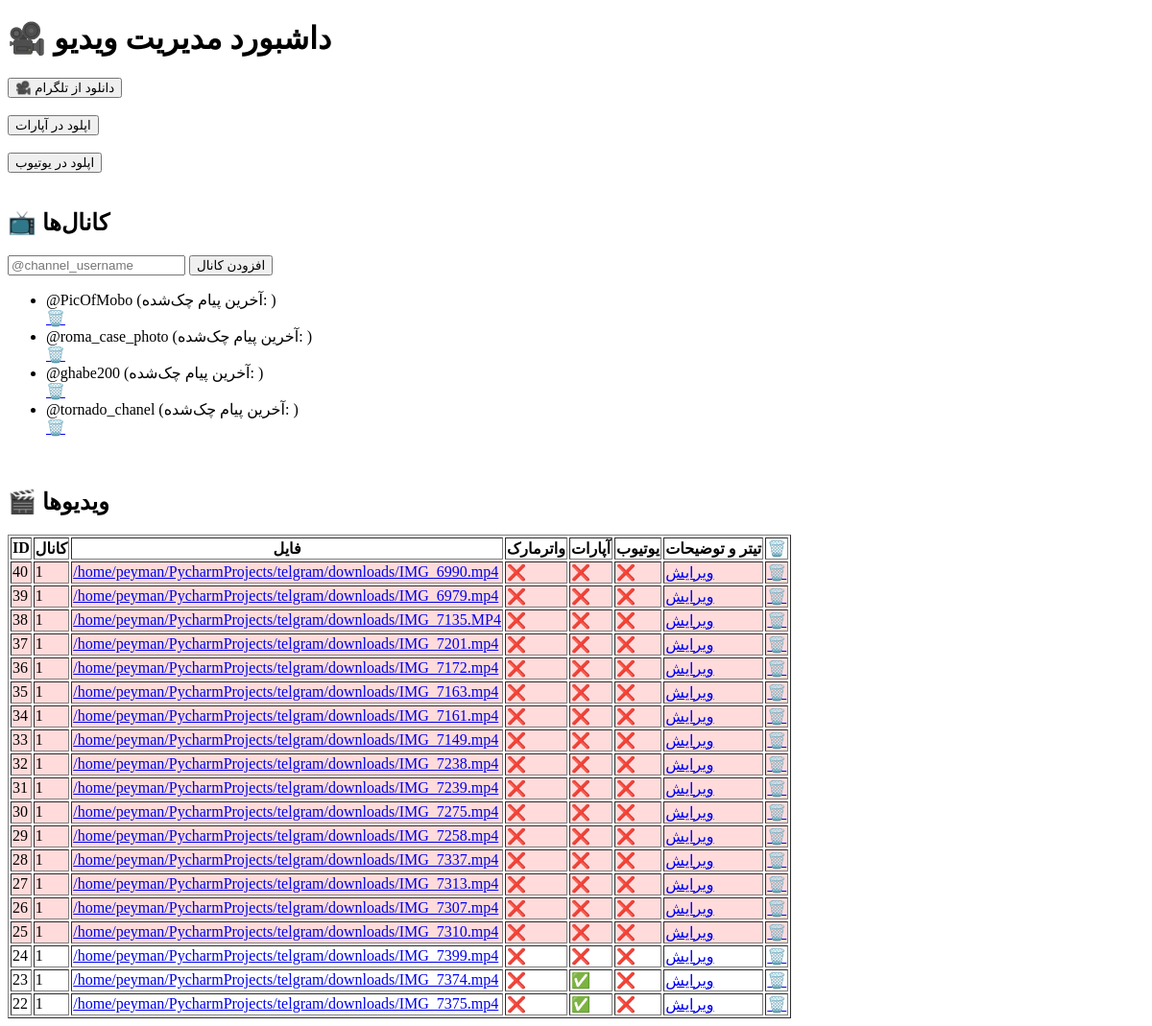
/, run on an earlier commit of the app's database.
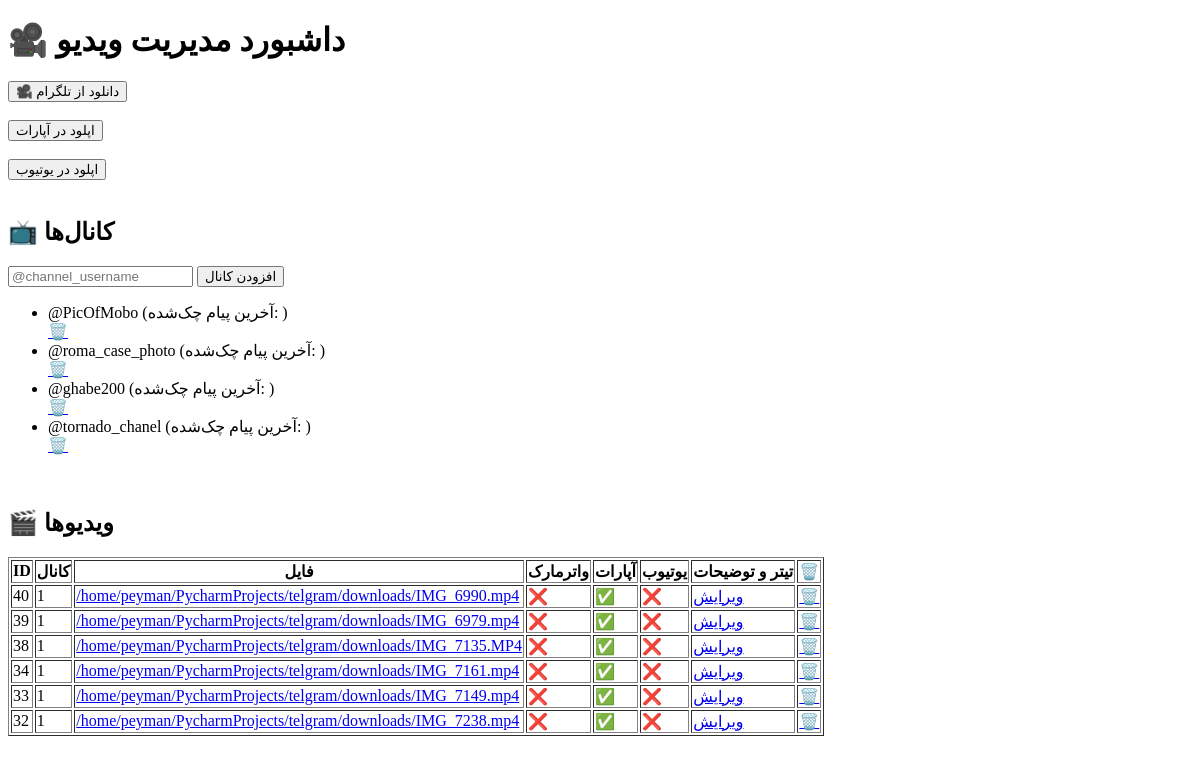
And on a later commit of the database.
### tables this page shows
CREATE TABLE channels (
    id INTEGER PRIMARY KEY AUTOINCREMENT,
    username TEXT UNIQUE,
    added_at TEXT,
    last_checked_message_id INTEGER
);

CREATE TABLE "videos" (
	"id"	INTEGER,
	"telegram_message_id"	INTEGER,
	"channel_id"	INTEGER,
	"file_unique_id"	TEXT,
	"file_path"	TEXT,
	"caption"	TEXT,
	"downloaded_at"	TEXT,
	"watermarked_path"	TEXT,
	"uploaded_aparat"	INTEGER DEFAULT 0,
	"aparat_link"	TEXT,
	"uploaded_youtube"	INTEGER DEFAULT 0,
	"youtube_link"	TEXT,
	"uploaded_instagram"	INTEGER DEFAULT 0,
	"instagram_link"	TEXT,
	"title"	 TEXT,
	"description"	TEXT,
	PRIMARY KEY("id" AUTOINCREMENT),
	FOREIGN KEY("channel_id") REFERENCES "channels"("id")
);

### app.py (the view)
@app.route("/")
def dashboard():
    channels = database.get_channels()
    videos = database.get_all_videos_dash()
    return render_template("dashboard.html", channels=channels, videos=videos)

### database.py (called while the page is built)
def get_connection():
    return sqlite3.connect(DB_PATH)

def get_channels():
    with get_connection() as conn:
        c = conn.cursor()
        c.execute('SELECT id, username, last_checked_message_id FROM channels')
        return c.fetchall()

def get_all_videos_dash():
    with get_connection() as conn:
        c = conn.cursor()
        c.execute('SELECT * FROM videos where (uploaded_aparat < 1 or uploaded_youtube < 1)  order by ID DESC, title ASC')
        return c.fetchall()

### templates/dashboard.html (shortened to what this page needs)
<!doctype html>
<html lang="fa">
<head>
</head>
<body>
<h1>🎥 داشبورد مدیریت ویدیو</h1>
<form action="{{ url_for('download_from_telegram') }}" method="post">
    <button type="submit">🎥 دانلود از تلگرام</button>
</form>
<br>
<form action="{{ url_for('upload_all_aparat') }}" method="post">
    <button type="submit">اپلود در آپارات</button>
</form>
<br>
<form action="{{ url_for('upload_all_youtube') }}" method="post">
    <button type="submit">اپلود در یوتیوب</button>
</form>
<br>
<h2>📺 کانال‌ها</h2>
<form method="POST" action="/add_channel">
    <input type="text" name="username" placeholder="@channel_username" required>
    <button type="submit">افزودن کانال</button>
</form>
<ul>
    {% for ch in channels %}
        <li>{{ ch[1] }} (آخرین پیام چک‌شده: {{ ch[3] }})</li>
        <a href="/delete_channel/{{ ch[0] }}" onclick="return confirm('حذف شود؟')">🗑️</a>
    {% endfor %}
</ul>
<br>
<h2>🎬 ویدیوها</h2>
<table border="1">
    <tr>
        <th>ID</th>
        <th>کانال</th>
        <th>فایل</th>
        <th>واترمارک</th>
        <th>آپارات</th>
        <th>یوتیوب</th>
        <th>تیتر و توضیحات</th>
        <th>🗑️</th>
    </tr>
    {% for v in videos %}
        <tr {% if v[15] == '' %}class="no-title"{% endif %}>
            <td>{{ v[0] }}</td>
            <td>{{ v[2] }}</td>
            <td><a target="_blank" href="{{ url_for('download_file', filename=v[4].split('/')[-1]) }}">{{ v[4] }}</a></td>
            <td>{{ "✅" if v[7] else "❌" }}</td>
            <td>{{ "✅" if v[8] else "❌" }}</td>
            <td>{{ "✅" if v[10] else "❌" }}</td>
            <td><a href="{{ url_for('edit_video', video_id=v[0]) }}">ویرایش</a></td>
            <td><a href="/delete_video/{{ v[0] }}" onclick="return confirm('این ویدیو حذف شود؟')">🗑️</a></td>
        </tr>
    {% endfor %}
</table>
</body>
</html>

What changed in the data, as far as the page shows it:
removed videos: id "37", channel "1", file_path "/home/peyman/PycharmProjects/telgram/downloads/IMG_7201.mp4", value "❌", uploaded_aparat "❌", uploaded_youtube "❌"
removed videos: id "36", channel "1", file_path "/home/peyman/PycharmProjects/telgram/downloads/IMG_7172.mp4", value "❌", uploaded_aparat "❌", uploaded_youtube "❌"
removed videos: id "35", channel "1", file_path "/home/peyman/PycharmProjects/telgram/downloads/IMG_7163.mp4", value "❌", uploaded_aparat "❌", uploaded_youtube "❌"
no longer on this page (row edited): videos: id "31", channel "1", file_path "/home/peyman/PycharmProjects/telgram/downloads/IMG_7239.mp4", value "❌", uploaded_aparat "❌", uploaded_youtube "❌"
no longer on this page (row edited): videos: id "30", channel "1", file_path "/home/peyman/PycharmProjects/telgram/downloads/IMG_7275.mp4", value "❌", uploaded_aparat "❌", uploaded_youtube "❌"
removed videos: id "29", channel "1", file_path "/home/peyman/PycharmProjects/telgram/downloads/IMG_7258.mp4", value "❌", uploaded_aparat "❌", uploaded_youtube "❌"
removed videos: id "28", channel "1", file_path "/home/peyman/PycharmProjects/telgram/downloads/IMG_7337.mp4", value "❌", uploaded_aparat "❌", uploaded_youtube "❌"
no longer on this page (row edited): videos: id "27", channel "1", file_path "/home/peyman/PycharmProjects/telgram/downloads/IMG_7313.mp4", value "❌", uploaded_aparat "❌", uploaded_youtube "❌"
no longer on this page (row edited): videos: id "26", channel "1", file_path "/home/peyman/PycharmProjects/telgram/downloads/IMG_7307.mp4", value "❌", uploaded_aparat "❌", uploaded_youtube "❌"
no longer on this page (row edited): videos: id "25", channel "1", file_path "/home/peyman/PycharmProjects/telgram/downloads/IMG_7310.mp4", value "❌", uploaded_aparat "❌", uploaded_youtube "❌"
no longer on this page (row edited): videos: id "24", channel "1", file_path "/home/peyman/PycharmProjects/telgram/downloads/IMG_7399.mp4", value "❌", uploaded_aparat "❌", uploaded_youtube "❌"
no longer on this page (row edited): videos: id "23", channel "1", file_path "/home/peyman/PycharmProjects/telgram/downloads/IMG_7374.mp4", value "❌", uploaded_aparat "✅", uploaded_youtube "❌"
no longer on this page (row edited): videos: id "22", channel "1", file_path "/home/peyman/PycharmProjects/telgram/downloads/IMG_7375.mp4", value "❌", uploaded_aparat "✅", uploaded_youtube "❌"
changed videos "/home/peyman/PycharmProjects/telgram/downloads/IMG_6990.mp4": uploaded_aparat "❌" → "✅"
changed videos "/home/peyman/PycharmProjects/telgram/downloads/IMG_6979.mp4": uploaded_aparat "❌" → "✅"
changed videos "/home/peyman/PycharmProjects/telgram/downloads/IMG_7135.MP4": uploaded_aparat "❌" → "✅"
changed videos "/home/peyman/PycharmProjects/telgram/downloads/IMG_7161.mp4": uploaded_aparat "❌" → "✅"
changed videos "/home/peyman/PycharmProjects/telgram/downloads/IMG_7149.mp4": uploaded_aparat "❌" → "✅"
changed videos "/home/peyman/PycharmProjects/telgram/downloads/IMG_7238.mp4": uploaded_aparat "❌" → "✅"
